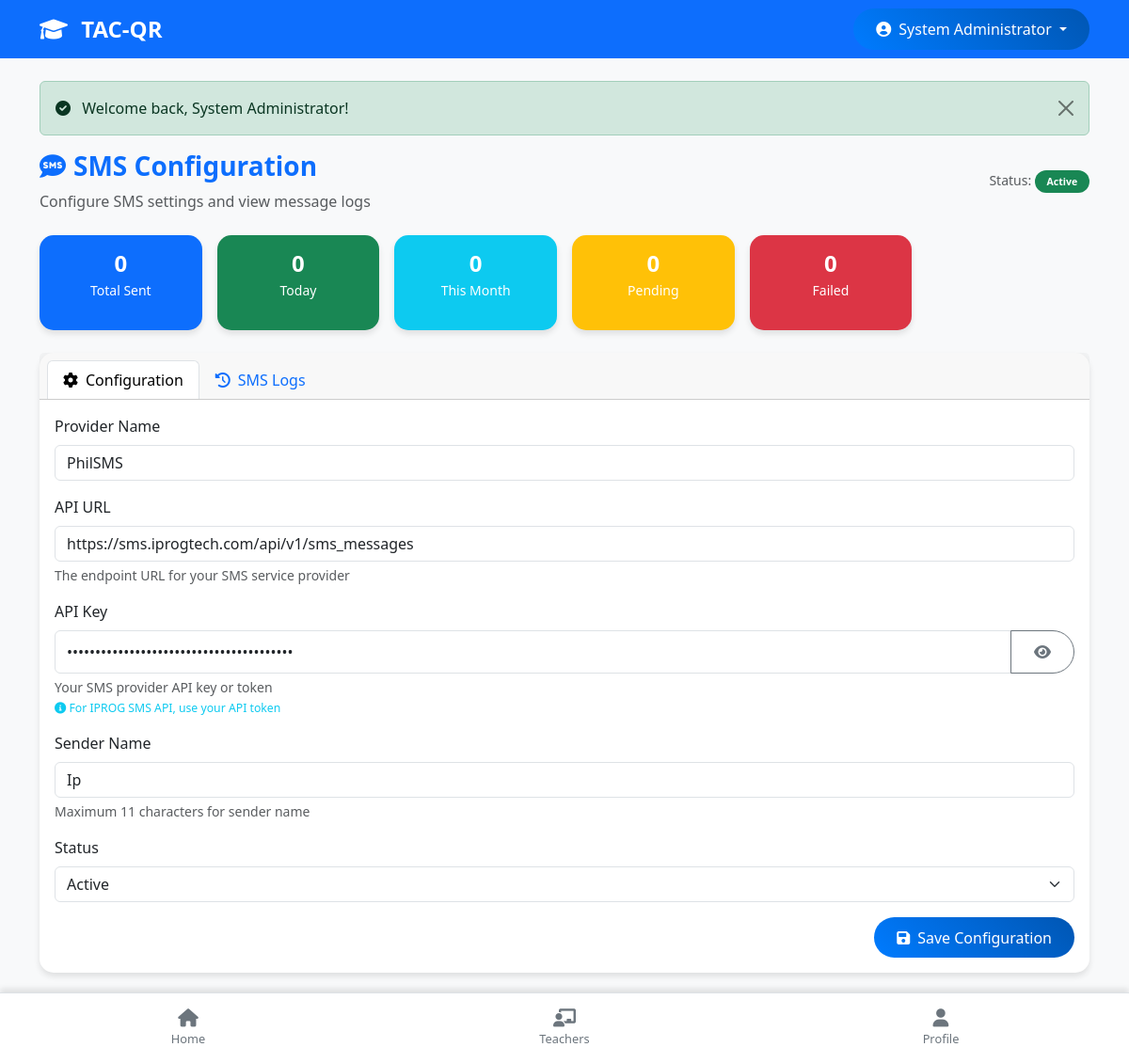
Page /sms-config.php (signed in) on the committed database.
### tables this page shows
CREATE TABLE `users` (
  `id` int(11) NOT NULL,
  `username` varchar(50) NOT NULL,
  `full_name` varchar(100) NOT NULL,
  `password` varchar(255) NOT NULL DEFAULT '',
  `phone` varchar(20) DEFAULT NULL,
  `role` enum('admin','teacher','student','parent') NOT NULL,
  `lrn` varchar(12) DEFAULT NULL COMMENT 'Learner Reference Number for students only',
  `section_id` int(11) DEFAULT NULL,
  `parent_id` int(11) DEFAULT NULL,
  `profile_image` varchar(255) DEFAULT NULL,
  `profile_image_path` varchar(255) DEFAULT NULL,
  `qr_code` text DEFAULT NULL,
  `status` enum('active','inactive') DEFAULT 'active',
  `created_at` timestamp NOT NULL DEFAULT current_timestamp(),
  `updated_at` timestamp NOT NULL DEFAULT current_timestamp() ON UPDATE current_timestamp()
);

CREATE TABLE `sms_config` (
  `id` int(11) NOT NULL,
  `provider_name` varchar(50) NOT NULL,
  `api_url` varchar(255) NOT NULL,
  `api_key` varchar(255) NOT NULL,
  `sender_name` varchar(20) NOT NULL,
  `status` enum('active','inactive') DEFAULT 'active',
  `created_at` timestamp NOT NULL DEFAULT current_timestamp(),
  `updated_at` timestamp NOT NULL DEFAULT current_timestamp() ON UPDATE current_timestamp()
);

### config.php (called while the page is built, shortened)
<?php
function isLoggedIn() {
    if (isset($_SESSION['user_id']) && !empty($_SESSION['user_id']) && is_numeric($_SESSION['user_id'])) {
        return true;
    }
    return false;
}
function getCurrentUser($pdo) {
    try {
        $stmt = $pdo->prepare("SELECT * FROM users WHERE id = ?");
        $stmt->execute([$_SESSION['user_id']]);
        $user = $stmt->fetch(PDO::FETCH_ASSOC);
        return $user;
    } catch(PDOException $e) {
        error_log("Error getting current user: " . $e->getMessage());
        return [
            'id' => $_SESSION['user_id'],
            'username' => $_SESSION['username'] ?? '',
            'full_name' => $_SESSION['full_name'] ?? 'Unknown User',
            'role' => $_SESSION['role'] ?? '',
            'phone' => '',
            'status' => 'active',
            'section_id' => $_SESSION['section_id'] ?? null,
            'created_at' => '',
            'updated_at' => ''
        ];
    }
}
function isOfflineMode() {
    return $GLOBALS['is_offline_mode'];
}
?>

### sms-config.php (the view, shortened to what this page needs)
<?php
require_once 'config.php';
include 'header.php';
try {
    $sms_config = $pdo->query("SELECT * FROM sms_config WHERE id = 1")->fetch(PDO::FETCH_ASSOC);
} catch(PDOException $e) {
    $sms_config = [
        'provider_name' => 'IPROG SMS',
        'api_url' => 'https://sms.iprogtech.com/api/v1/sms_messages',
        'api_key' => '1ef3b27ea753780a90cbdf07d027fb7b52791004',
        'sender_name' => 'KES-SMART',
        'status' => 'active'
    ];
}
try {
    $sms_stats = [
        'total_sent' => $pdo->query("SELECT COUNT(*) FROM sms_logs WHERE status = 'sent'")->fetchColumn(),
        'total_failed' => $pdo->query("SELECT COUNT(*) FROM sms_logs WHERE status = 'failed'")->fetchColumn(),
        'total_pending' => $pdo->query("SELECT COUNT(*) FROM sms_logs WHERE status = 'pending'")->fetchColumn(),
        'today_sent' => $pdo->query("SELECT COUNT(*) FROM sms_logs WHERE status = 'sent' AND DATE(sent_at) = CURDATE()")->fetchColumn(),
        'this_month' => $pdo->query("SELECT COUNT(*) FROM sms_logs WHERE status = 'sent' AND MONTH(sent_at) = MONTH(CURDATE())")->fetchColumn()
    ];
} catch(PDOException $e) {
    $sms_stats = [
        'total_sent' => 0,
        'total_failed' => 0,
        'total_pending' => 0,
        'today_sent' => 0,
        'this_month' => 0
    ];
}
?>
<div class="row">
    <div class="col-12">
        <div class="d-flex justify-content-between align-items-center mb-4">
            <div>
                <h1 class="h3 fw-bold text-primary">
                    <i class="fas fa-sms me-2"></i>SMS Configuration
                </h1>
                <p class="text-muted mb-0">Configure SMS settings and view message logs</p>
            </div>
            <div class="text-end">
                <div class="small text-muted">
                    Status:
                    <span class="badge bg-<?php echo $sms_config['status'] == 'active' ? 'success' : 'danger'; ?>">
                        <?php echo ucfirst($sms_config['status']); ?>
                    </span>
                </div>
            </div>
        </div>
    </div>
</div>
<div class="row g-3 mb-4">
    <div class="col-6 col-lg-2">
        <div class="card bg-primary text-white h-100">
            <div class="card-body text-center p-3">
                <h4 class="fw-bold mb-1"><?php echo number_format($sms_stats['total_sent']); ?></h4>
                <p class="mb-0 small">Total Sent</p>
            </div>
        </div>
    </div>
    <div class="col-6 col-lg-2">
        <div class="card bg-success text-white h-100">
            <div class="card-body text-center p-3">
                <h4 class="fw-bold mb-1"><?php echo number_format($sms_stats['today_sent']); ?></h4>
                <p class="mb-0 small">Today</p>
            </div>
        </div>
    </div>
    <div class="col-6 col-lg-2">
        <div class="card bg-info text-white h-100">
            <div class="card-body text-center p-3">
                <h4 class="fw-bold mb-1"><?php echo number_format($sms_stats['this_month']); ?></h4>
                <p class="mb-0 small">This Month</p>
            </div>
        </div>
    </div>
    <div class="col-6 col-lg-2">
        <div class="card bg-warning text-white h-100">
            <div class="card-body text-center p-3">
                <h4 class="fw-bold mb-1"><?php echo number_format($sms_stats['total_pending']); ?></h4>
                <p class="mb-0 small">Pending</p>
            </div>
        </div>
    </div>
    <div class="col-6 col-lg-2">
        <div class="card bg-danger text-white h-100">
            <div class="card-body text-center p-3">
                <h4 class="fw-bold mb-1"><?php echo number_format($sms_stats['total_failed']); ?></h4>
                <p class="mb-0 small">Failed</p>
            </div>
        </div>
    </div>
</div>
<div class="row">
    <div class="col-12">
        <div class="card">
            <div class="card-header">
                <ul class="nav nav-tabs card-header-tabs flex-nowrap overflow-auto" id="smsConfigTabs" role="tablist">
                    <li class="nav-item" role="presentation">
                        <button class="nav-link active" id="config-tab" data-bs-toggle="tab" data-bs-target="#config" type="button" role="tab">
                            <i class="fas fa-cog me-2"></i><span class="d-none d-sm-inline">Configuration</span>
                        </button>
                    </li>
                    <li class="nav-item" role="presentation">
                        <button class="nav-link" id="logs-tab" data-bs-toggle="tab" data-bs-target="#logs" type="button" role="tab">
                            <i class="fas fa-history me-2"></i><span class="d-none d-sm-inline">SMS Logs</span>
                        </button>
                    </li>
                </ul>
            </div>
            <div class="card-body p-0 p-sm-3">
                <div class="tab-content" id="smsConfigTabsContent">
                    <div class="tab-pane fade show active" id="config" role="tabpanel">
                        <form method="POST" action="">
                            <div class="row g-3">
                                <div class="col-12">
                                    <div class="mb-3">
                                        <label for="provider_name" class="form-label">Provider Name</label>
                                        <input type="text" class="form-control" id="provider_name" name="provider_name"
                                               value="<?php echo htmlspecialchars($sms_config['provider_name']); ?>" required>
                                    </div>
                                    <div class="mb-3">
                                        <label for="api_url" class="form-label">API URL</label>
                                        <input type="url" class="form-control" id="api_url" name="api_url"
                                               value="<?php echo htmlspecialchars($sms_config['api_url']); ?>" required
                                               placeholder="https://api.provider.com/v1/send">
                                        <div class="form-text">The endpoint URL for your SMS service provider</div>
                                    </div>
                                    <div class="mb-3">
                                        <label for="api_key" class="form-label">API Key</label>
                                        <div class="input-group">
                                            <input type="password" class="form-control" id="api_key" name="api_key"
                                                   value="<?php echo htmlspecialchars($sms_config['api_key']); ?>" required
                                                   placeholder="Enter your SMS API key">
                                            <button class="btn btn-outline-secondary" type="button" onclick="togglePasswordVisibility('api_key')">
                                                <i class="fas fa-eye"></i>
                                            </button>
                                        </div>
                                        <div class="form-text">
                                            Your SMS provider API key or token<br>
                                            <small class="text-info"><i class="fas fa-info-circle"></i> For IPROG SMS API, use your API token</small>
                                        </div>
                                    </div>
                                    <div class="mb-3">
                                        <label for="sender_name" class="form-label">Sender Name</label>
                                        <input type="text" class="form-control" id="sender_name" name="sender_name"
                                               value="<?php echo htmlspecialchars($sms_config['sender_name']); ?>" required
                                               placeholder="KES-SMART" maxlength="11">
                                        <div class="form-text">Maximum 11 characters for sender name</div>
                                    </div>
                                    <div class="mb-3">
                                        <label for="status" class="form-label">Status</label>
                                        <select class="form-select" id="status" name="status" required>
                                            <option value="active" <?php echo $sms_config['status'] == 'active' ? 'selected' : ''; ?>>Active</option>
                                        </select>
                                    </div>
                                    <div class="text-end">
                                        <button type="submit" class="btn btn-primary">
                                            <i class="fas fa-save me-2"></i>Save Configuration
                                        </button>
                                    </div>
                                </div>
                            </div>
                        </form>
                    </div>
                </div>
            </div>
        </div>
    </div>
</div>
<?php include 'footer.php'; ?>

### header.php (shortened to what this page needs)
<!DOCTYPE html>
<html lang="en">
<head>
    <link href="https://cdn.jsdelivr.net/npm/bootstrap@5.3.0/dist/css/bootstrap.min.css" rel="stylesheet">
    <link href="https://cdnjs.cloudflare.com/ajax/libs/font-awesome/6.0.0/css/all.min.css" rel="stylesheet">
    <link href="https://cdn.jsdelivr.net/npm/select2@4.1.0-rc.0/dist/css/select2.min.css" rel="stylesheet">
    <link href="https://cdn.jsdelivr.net/npm/select2-bootstrap-5-theme@1.3.0/dist/select2-bootstrap-5-theme.min.css" rel="stylesheet">
    <link href="assets/css/pwa.css" rel="stylesheet">
</head>
<body class="<?php echo isOfflineMode() ? 'offline-mode' : ''; ?>">
<nav class="navbar navbar-expand-lg navbar-dark bg-primary sticky-top">
    <div class="container">
        <a class="navbar-brand" href="index.php">
            <i class="fas fa-graduation-cap me-2"></i>
            TAC-QR
        </a>
        <?php if (isLoggedIn()): ?>
            <div class="dropdown">
                <button class="btn btn-primary dropdown-toggle border-0" type="button" id="userDropdown" data-bs-toggle="dropdown" aria-expanded="false">
                    <i class="fas fa-user-circle me-1"></i>
                    <span class="d-none d-md-inline">
                        <?php
                        $current_user = getCurrentUser($pdo);
                        echo $current_user ? $current_user['full_name'] : 'User';
                        ?>
                    </span>
                </button>
            </div>
        <?php endif; ?>
    </div>
</nav>
<main class="container mt-4">
    <?php if (isset($_SESSION['success'])): ?>
        <div class="alert alert-success alert-dismissible fade show" role="alert">
            <i class="fas fa-check-circle me-2"></i>
            <?php echo $_SESSION['success']; unset($_SESSION['success']); ?>
            <button type="button" class="btn-close" data-bs-dismiss="alert"></button>
        </div>
    <?php endif; ?>

### header.php (style rules this page uses)
:root { --primary-color: #007bff; --secondary-color: #6c757d; --success-color: #28a745; --danger-color: #dc3545; --warning-color: #ffc107; --info-color: #17a2b8; }
body { font-family: 'Segoe UI', Tahoma, Geneva, Verdana, sans-serif; background-color: #f8f9fa; padding-bottom: 80px; overflow-x: hidden; -webkit-tap-highlight-color: transparent; }
.navbar-brand { font-weight: bold; font-size: 1.5rem; }
.card { border: none; border-radius: 15px; box-shadow: 0 4px 6px rgba(0, 0, 0, 0.1); margin-bottom: 1rem; transition: transform 0.2s ease-in-out; }
.btn { border-radius: 25px; padding: 0.6rem 1.5rem; font-weight: 500; }
.btn-primary { background: linear-gradient(45deg, #007bff, #0056b3); border: none; }
.badge { border-radius: 25px; padding: 0.4rem 0.8rem; }

### sms-config.php (style rules this page uses)
.fade-in { animation: fadeIn 0.3s ease-in; }
.card { transition: transform 0.2s; }

### rows in the picture
users: full_name "System Administrator"
sms_config: status "Active", provider_name "PhilSMS", api_url "https://sms.iprogtech.com/api/v1/sms_messages", sender_name "Ip"

### other values in the picture
$_SESSION['success'] "Welcome back, System Administrator!"
$sms_stats['total_sent'] "0"
$sms_stats['today_sent'] "0"
$sms_stats['this_month'] "0"
$sms_stats['total_pending'] "0"
$sms_stats['total_failed'] "0"
